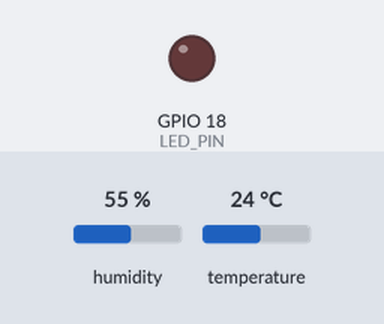
A sketch run on a simulated ESP32. Parts: output pins drawn as LEDs (lit = HIGH). The test bench sets the inputs (shaded band); at power-on: temperature 24 °C, humidity 55 %. WiFi joins after 1.5 s; servers stay silent unless stated; uploads are accepted with an empty reply; what the sketch prints to the serial monitor is not drawn.

Above: at 2.7 s.
2.8 s: temperature set to 29.1 °C
13.0 s: temperature set to 30.5 °C
At 23.1 s:
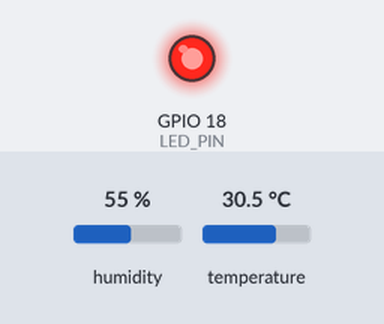
23.4 s: temperature set to 12 °C
At 32.5 s:
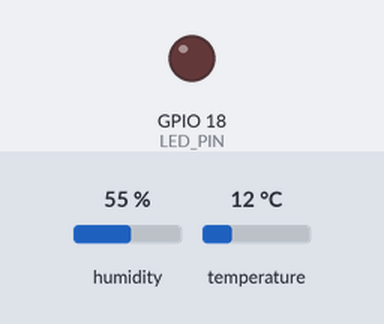
33.6 s: temperature set to 33 °C
At 43.1 s:
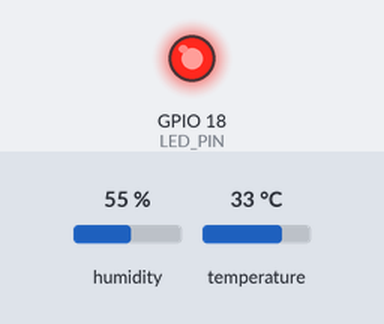
Timing chart, 0 to 44.6 s (numbered marks = the images above; inputs shaded):
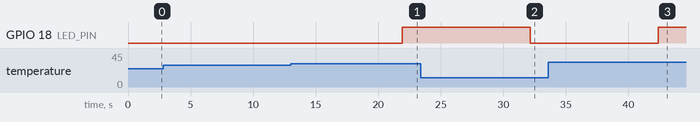

Measured:
- the behaviour switches between 29.9 and 30 °C on temperature (found by bisection; images 0 and 1)
- after the input at 2.8 s, every drawn part: stays the same
- after the input at 13.0 s, GPIO 18 (LED_PIN): LOW → HIGH after 8.9 s
- after the input at 23.4 s, GPIO 18 (LED_PIN): HIGH → LOW after 8.8 s
- after the input at 33.6 s, GPIO 18 (LED_PIN): LOW → HIGH after 8.8 s

The sketch:

sketch.ino
```cpp
#include <WiFi.h>
#include <WiFiClientSecure.h>
#include <HTTPClient.h>
#include <ArduinoJson.h>
#include <DHTesp.h>

const char* WIFI_SSID = "Wokwi-GUEST";
const char* WIFI_PASSWORD = "";
const char* TEST_URL = "https://httpbin.org/post";
// Backup if httpbin.org is slow or returns 5xx: "https://postman-echo.com/post"
// Or open https://webhook.site, copy your unique URL here, and watch requests arrive live.

const char* DEVICE_ID = "pair-00";  // change to your pair's ID, e.g. "pair-07"

const int DHT_PIN = 15;
const int LED_PIN = 18;
const float WARNING_TEMPERATURE_C = 30.0;

DHTesp dht;

void connectWiFi() {
  WiFi.begin(WIFI_SSID, WIFI_PASSWORD, 6);
  Serial.print("Connecting to WiFi");
  int attempts = 0;
  while (WiFi.status() != WL_CONNECTED && attempts < 30) {
    delay(500);
    Serial.print(".");
    attempts++;
  }
  Serial.println();
}

void setup() {
  Serial.begin(115200);
  pinMode(LED_PIN, OUTPUT);
  dht.setup(DHT_PIN, DHTesp::DHT22);
  connectWiFi();
}

void loop() {
  if (WiFi.status() != WL_CONNECTED) {
    connectWiFi();
  }

  TempAndHumidity reading = dht.getTempAndHumidity();
  if (isnan(reading.temperature) || isnan(reading.humidity)) {
    Serial.println("Sensor read failed.");
    delay(3000);
    return;
  }

  const bool warning = reading.temperature >= WARNING_TEMPERATURE_C;
  digitalWrite(LED_PIN, warning ? HIGH : LOW);

  if (WiFi.status() == WL_CONNECTED) {
    WiFiClientSecure client;
    // DEMO ONLY: disables TLS certificate validation. Do not use in production.
    client.setInsecure();

    HTTPClient http;
    http.begin(client, TEST_URL);
    http.addHeader("Content-Type", "application/json");

    JsonDocument doc;
    doc["device_id"] = DEVICE_ID;
    doc["temperature"] = reading.temperature;
    doc["humidity"] = reading.humidity;
    doc["status"] = warning ? "WARNING" : "NORMAL";

    String payload;
    serializeJson(doc, payload);

    Serial.println("POST payload:");
    Serial.println(payload);

    int httpCode = http.POST(payload);
    Serial.printf("HTTP status: %d\n", httpCode);
    if (httpCode > 0) {
      Serial.println("Echo response (first 500 chars):");
      Serial.println(http.getString().substring(0, 500));
    } else {
      Serial.printf("HTTP error: %s\n", http.errorToString(httpCode).c_str());
    }
    http.end();
  }

  delay(10000);
}
```
